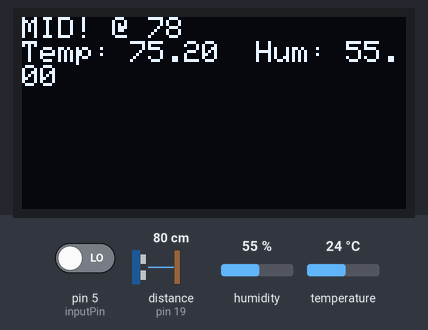
Simulated run of this sketch. Board: Arduino Mega 2560, built with avr-gcc and run on an emulated ATmega2560. Parts: 128×64 one-colour display. Wiring (inferred from the names in the program): ultrasonic range finder: trigger pin 23; echo pin 19. The inputs (shaded band) are chosen by the test bench; at power-on: pin 5 (inputPin) LOW, distance to the obstacle (sensor on pin 19) 80 cm, humidity 55 %, temperature 24 °C. The echo pulse lasts 58.3 µs per cm; what the sketch prints to the serial monitor is not drawn.

Above: at 1.2 s.
1.3 s: pin 5 (inputPin) driven HIGH
At 2.07 s:
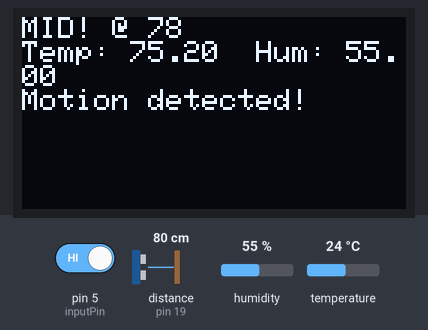
3.3 s: distance to the obstacle (sensor on pin 19) set to 2 cm
At 4.4 s:
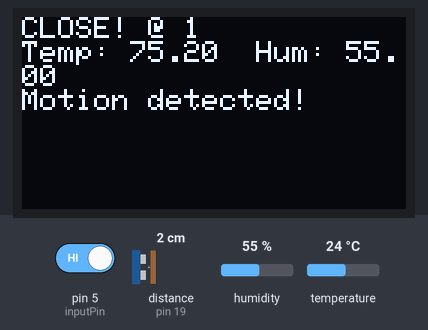
4.8 s: distance to the obstacle (sensor on pin 19) set to 250 cm
At 5.5 s:
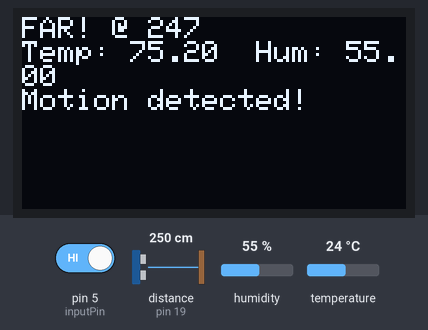
6.3 s: pin 5 (inputPin) driven LOW
At 7.5 s:
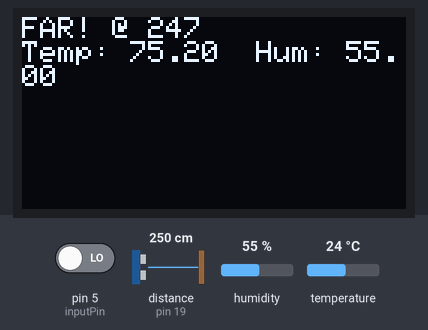
7.8 s: humidity set to 22 %
At 8.6 s:
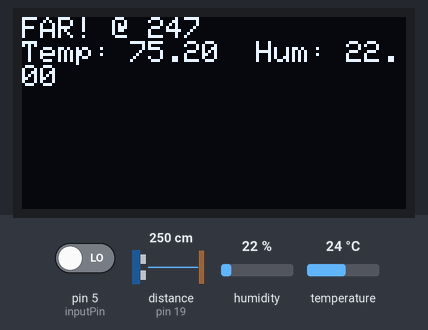
9.7 s: distance to the obstacle (sensor on pin 19) set to 4 cm
At 11.1 s:
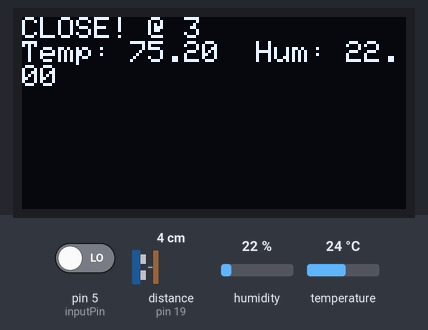
Timing chart, 0 to 12.2 s (numbered marks = the images above; inputs shaded):
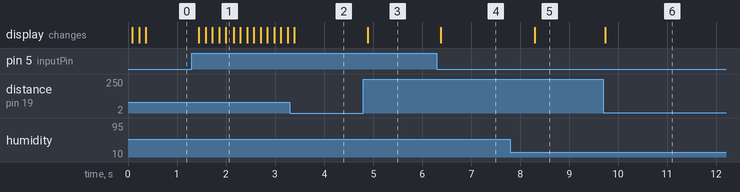

The sketch:

oled_sonar.ino
```cpp
/* This code is to read raw distance signal from a ultrasonic sensor and change the
 *  color or a Neo Pixel RGB accordinly to a pre-defined distance range
 */
//libraries
#include <SPI.h>
#include <Wire.h>
#include <Adafruit_GFX.h>
#include <Adafruit_SSD1306.h>
#include <DHT.h>

#define SCREEN_WIDTH 128 // OLED display width, in pixels
#define SCREEN_HEIGHT 64 // OLED display height, in pixels
// Declaration for an SSD1306 display connected to I2C (SDA, SCL pins)
#define OLED_RESET     22 // Reset pin # (or -1 if sharing Arduino reset pin)
Adafruit_SSD1306 display(SCREEN_WIDTH, SCREEN_HEIGHT, &Wire, OLED_RESET);
#define NUMFLAKES     10 // Number of snowflakes in the animation example
#define LOGO_HEIGHT   16
#define LOGO_WIDTH    16
//DHT
#define DHTTYPE DHT11
#define DHT_PIN 4

// RANGE SETTINGS - SONAR
#define CLOSE 0
#define FAR 200
#define CENTER 50

//PIR MOTION
int inputPin = 5;               // choose the input pin (for PIR sensor)
int pirState = LOW;             // we start, assuming no motion detected
int val = digitalRead(inputPin);  // read input value

static const unsigned char PROGMEM logo_bmp[] =
{ B00000000, B11000000,
  B00000001, B11000000,
  B00000001, B11000000,
  B00000011, B11100000,
  B11110011, B11100000,
  B11111110, B11111000,
  B01111110, B11111111,
  B00110011, B10011111,
  B00011111, B11111100,
  B00001101, B01110000,
  B00011011, B10100000,
  B00111111, B11100000,
  B00111111, B11110000,
  B01111100, B11110000,
  B01110000, B01110000,
  B00000000, B00110000 };

// defines pins numbers for HC SR04 Sensor
const int trigPin = 23; // TRIGGER PIN
const int echoPin = 19; // ECHO PIN


int d = 0.0; // distance

// defines variables for sonar
long duration;
int distance;
//variables for dht
DHT dht(DHT_PIN, DHTTYPE);
float h = 0.0; // humidity
float t = 0.0; // temperature

void setup() {
  pinMode(trigPin, OUTPUT); // Sets the trigPin as an Output
  pinMode(echoPin, INPUT); // Sets the echoPin as an Input
  pinMode(inputPin, INPUT);     // declare sensor as input
  Serial.begin(115200); // Starts the serial communication
  Wire.begin();
  display.begin(SSD1306_SWITCHCAPVCC, 0x3c);
  dht.begin();
}

void loop() {

val = digitalRead(inputPin);  // read input value - Sonar
// Clears the trigPin
digitalWrite(trigPin, LOW);
delayMicroseconds(2);
// Sets the trigPin on HIGH state for 10 micro seconds
digitalWrite(trigPin, HIGH);
delayMicroseconds(10);
digitalWrite(trigPin, LOW);
// Reads the echoPin, returns the sound wave travel time in microseconds
duration = pulseIn(echoPin, HIGH);
// Calculating the distance
distance= duration*0.034/2;

d = distance;

h = dht.readHumidity();
t = dht.readTemperature(true);

if (d > CLOSE && d < CENTER) {

      display.clearDisplay();
      display.setTextColor(WHITE);
      display.setTextSize(1.8);
      display.setCursor(0,0);
      display.print("CLOSE! @ ");
      display.print(d);
      PrintTemp();
      PrintMotion();
}

else if (d > CENTER && d < FAR) {

      display.clearDisplay();
      display.setTextColor(WHITE);
      display.setTextSize(1.8);
      display.setCursor(0,0);
      display.print("MID! @ ");
      display.print(d);
      PrintTemp();
      PrintMotion();
}

else if (d > FAR) {

      display.clearDisplay();
      display.setTextColor(WHITE);
      display.setTextSize(1.8);
      display.setCursor(0,0);
      display.print("FAR! @ ");
      display.print(d);
      PrintTemp();
      PrintMotion();
}

display.display();
// Prints the distance on the Serial Monitor
Serial.print("Distance: ");
Serial.println(distance);
delay(100);
}

void PrintTemp() {

  display.print((String)"\nTemp: " + t + "  Hum: " + h);
}

void PrintMotion() {

  if (val == HIGH) {

    if (pirState == LOW) {
      display.print("\nMotion detected!");
    }
  }
  else {
    if (pirState == HIGH) {
      display.print("\nMotion ended!");
      pirState = LOW;
    }
  }
}
```

Measured:
- after the input at 1.3 s, the display: changes after 0.15 s (image 1)
- after the input at 3.3 s, the display: changes after 0.09 s (image 2)
- after the input at 4.8 s, the display: changes after 0.09 s (image 3)
- after the input at 6.3 s, the display: changes after 0.08 s (image 4)
- after the input at 7.8 s, the display: changes after 0.50 s (image 5)
- after the input at 9.7 s, the display: changes at once (image 6)
